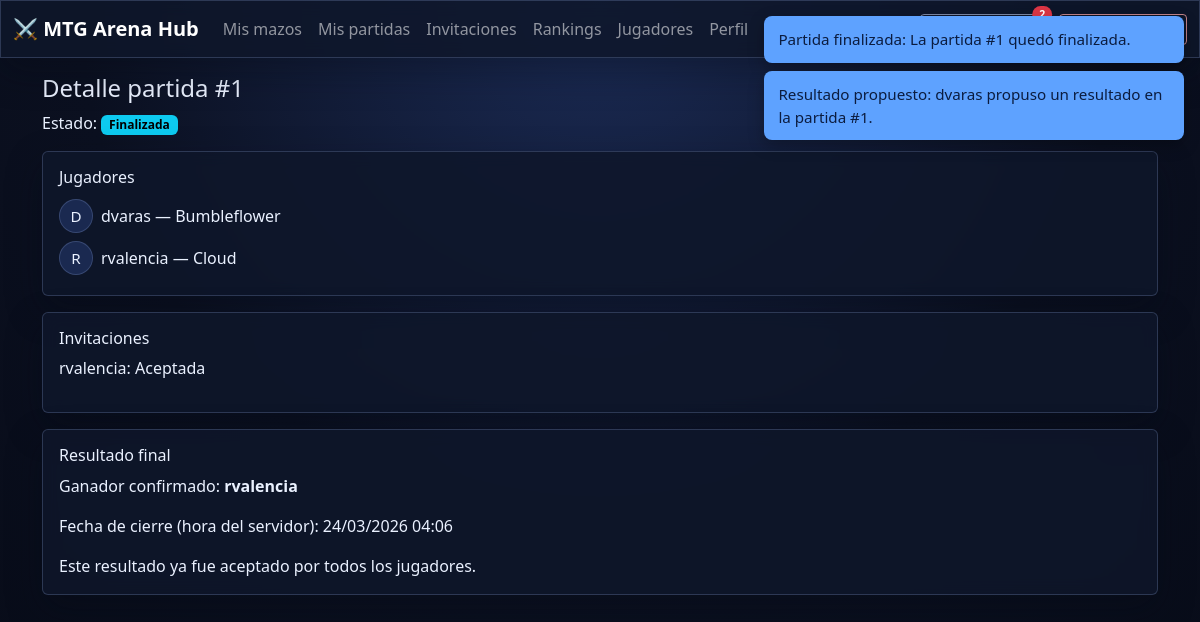
The page /matches/1/ (signed in) on the database its author committed.
### matches/models.py (models this page shows, shortened)
class Match(models.Model):
    class Status(models.TextChoices):
        PENDING = 'pending', 'Pendiente'
        IN_PROGRESS = 'in_progress', 'En curso'
        CLOSED_PENDING = 'closed_pending', 'Cerrada pendiente de confirmación'
        FINALIZED = 'finalized', 'Finalizada'
        CANCELED = 'canceled', 'Cancelada'
        DISPUTED = 'disputed', 'Disputada'
    created_by = models.ForeignKey(User, on_delete=models.CASCADE, related_name='created_matches')
    status = models.CharField(max_length=20, choices=Status.choices, default=Status.PENDING)
    created_at = models.DateTimeField(auto_now_add=True)
    updated_at = models.DateTimeField(auto_now=True)

class MatchPlayer(models.Model):
    match = models.ForeignKey(Match, on_delete=models.CASCADE, related_name='players')
    user = models.ForeignKey(User, on_delete=models.CASCADE, related_name='matchplayer')
    deck = models.ForeignKey(Deck, on_delete=models.PROTECT, related_name='match_players')
    joined_at = models.DateTimeField(auto_now_add=True)
    class Meta:
        unique_together = ('match', 'user')

class MatchInvitation(models.Model):
    class Status(models.TextChoices):
        PENDING = 'pending', 'Pendiente'
        ACCEPTED = 'accepted', 'Aceptada'
        REJECTED = 'rejected', 'Rechazada'
    match = models.ForeignKey(Match, on_delete=models.CASCADE, related_name='invitations')
    invited_user = models.ForeignKey(User, on_delete=models.CASCADE, related_name='match_invitations')
    invited_by = models.ForeignKey(User, on_delete=models.CASCADE, related_name='sent_invitations')
    status = models.CharField(max_length=20, choices=Status.choices, default=Status.PENDING)
    created_at = models.DateTimeField(auto_now_add=True)
    class Meta:
        unique_together = ('match', 'invited_user')

class MatchResultProposal(models.Model):
    match = models.ForeignKey(Match, on_delete=models.CASCADE, related_name='result_proposals')
    proposed_by = models.ForeignKey(User, on_delete=models.CASCADE, related_name='proposed_results')
    winner = models.ForeignKey(User, on_delete=models.CASCADE, related_name='won_result_proposals')
    closed_at = models.DateTimeField(default=timezone.now)
    observations = models.TextField(blank=True)
    is_active = models.BooleanField(default=True)
    created_at = models.DateTimeField(auto_now_add=True)
    class Meta:
        ordering = ['-created_at']

### decks/models.py (models this page shows, shortened)
class Deck(models.Model):
    owner = models.ForeignKey(User, on_delete=models.CASCADE, related_name='decks')
    name = models.CharField(max_length=120)
    cover_image = models.ImageField(upload_to='deck_covers/', blank=True, null=True)
    cover_image_url = models.URLField(blank=True)
    colors = models.ManyToManyField(DeckColor, related_name='decks')
    wins = models.PositiveIntegerField(default=0, validators=[MinValueValidator(0)])
    losses = models.PositiveIntegerField(default=0, validators=[MinValueValidator(0)])
    total_matches = models.PositiveIntegerField(default=0, validators=[MinValueValidator(0)])
    created_at = models.DateTimeField(auto_now_add=True)
    updated_at = models.DateTimeField(auto_now=True)
    class Meta:
        ordering = ['-created_at']
        unique_together = ('owner', 'name')

### matches/views.py (the view)
# urls.py: path('<int:pk>/', match_detail, name='match_detail'),
@login_required
def match_detail(request, pk):
    match = get_object_or_404(Match.objects.prefetch_related('players__user', 'players__deck', 'invitations'), pk=pk)
    is_participant = match.players.filter(user=request.user).exists()
    has_invitation = match.invitations.filter(invited_user=request.user).exists()
    can_view_match = is_participant or has_invitation or match.created_by_id == request.user.id
    if not can_view_match:
        messages.error(request, 'No tienes permiso para ver esta partida.')
        return redirect('match_list')
    all_invitations_accepted = not match.invitations.exclude(status=MatchInvitation.Status.ACCEPTED).exists()
    can_propose_result = is_participant and match.status != Match.Status.FINALIZED and all_invitations_accepted
    active_proposal = match.result_proposals.filter(is_active=True).first()
    latest_proposal = match.result_proposals.first()
    my_acceptance = None
    if active_proposal:
        my_acceptance = active_proposal.acceptances.filter(user=request.user).first()
    return render(
        request,
        'matches/match_detail.html',
        {
            'match': match,
            'active_proposal': active_proposal,
            'latest_proposal': latest_proposal,
            'my_acceptance': my_acceptance,
            'can_propose_result': can_propose_result,
            'all_invitations_accepted': all_invitations_accepted,
        },
    )

### matches/context_processors.py (called while the page is built)
def notifications(request):
    if not request.user.is_authenticated:
        return {'header_notifications': [], 'unread_notifications_count': 0}
    notifications_qs = (
        MatchNotification.objects.filter(recipient=request.user)
        .select_related('match')
        .order_by('-created_at')[:7]
    )
    header_notifications = list(notifications_qs)
    unread_notifications_count = MatchNotification.objects.filter(recipient=request.user, is_read=False).count()
    return {
        'header_notifications': header_notifications,
        'unread_notifications_count': unread_notifications_count,
    }

### matches/templates/matches/match_detail.html (shortened to what this page needs)
{% extends 'base.html' %}
{% block content %}
<h1 class="h4">Detalle partida #{{ match.id }}</h1>
<p>Estado: <span class="badge text-bg-info">{{ match.get_status_display }}</span></p>
<div class="card bg-black border-secondary p-3 mb-3"><h2 class="h6">Jugadores</h2>
<ul class="list-unstyled mb-0">
  {% for mp in match.players.all %}
  <li class="d-flex align-items-center gap-2 py-1">
    {% if mp.user.profile.avatar %}
      <img class="avatar avatar-sm" src="{{ mp.user.profile.avatar.url }}" alt="avatar {{ mp.user.username }}">
    {% else %}
      <div class="avatar-placeholder avatar-sm">{{ mp.user.username|first|upper }}</div>
    {% endif %}
    <span>{{ mp.user.username }} — {{ mp.deck.name }}</span>
  </li>
  {% endfor %}
</ul></div>
<div class="card bg-black border-secondary p-3 mb-3"><h2 class="h6">Invitaciones</h2>{% for i in match.invitations.all %}<p>{{ i.invited_user.username }}: {{ i.get_status_display }}</p>{% empty %}<p class="text-secondary">Sin invitaciones.</p>{% endfor %}</div>
{% if match.status == match.Status.FINALIZED and latest_proposal %}
<div class="card bg-black border-success p-3 mb-3">
  <h2 class="h6">Resultado final</h2>
  <p>Ganador confirmado: <strong>{{ latest_proposal.winner.username }}</strong></p>
  <p>Fecha de cierre (hora del servidor): {{ latest_proposal.closed_at|date:"d/m/Y H:i" }}</p>
  <p class="mb-0">Este resultado ya fue aceptado por todos los jugadores.</p>
</div>
{% elif can_propose_result %}
<a class="btn btn-primary" href="{% url 'propose_result' match.id %}">Proponer resultado</a>
{% elif match.status != match.Status.FINALIZED and not all_invitations_accepted %}
<p class="text-secondary mb-0">El resultado se podrá proponer cuando todas las invitaciones estén aceptadas.</p>
{% endif %}
{% endblock %}

### core/static/css/app.css (style rules this page uses)
:root { --bg: #0b1020; --surface: rgba(14, 23, 43, 0.86); --surface-2: rgba(20, 31, 58, 0.95); --border: rgba(139, 163, 214, 0.25); --text: #eaf1ff; --muted: #a9b8d8; --primary: #5ea2ff; --success: #38d39f; --danger: #ff7e9b; }
body.app-body { min-height: 100vh; color: var(--text); background: radial-gradient(circle at top, #1b2b55 0%, var(--bg) 52%, #070b17 100%); }
.app-body h1, .app-body h2, .app-body h3, .app-body h4, .app-body h5, .app-body h6, .app-body p, .app-body li, .app-body label, .app-body small, .app-body .card-title, .app-body .card-text { color: var(--text); }
.navbar, .card, .list-group-item, .modal-content { backdrop-filter: blur(8px); }
.bg-black, .card { background: var(--surface) !important; border: 1px solid var(--border) !important; box-shadow: 0 14px 35px rgba(7, 11, 23, 0.35); color: var(--text) !important; }
.avatar-placeholder { width:96px; height:96px; border-radius:50%; background:#1a2950; display:flex; align-items:center; justify-content:center; font-size:2rem; border: 2px solid var(--border); }
.avatar-sm { width: 34px; height: 34px; font-size: 0.95rem; border-width: 1px; }

### rows shown on the page
Match: id "1", status "Finalizada"
MatchPlayer: user.username|first "D", user.username "dvaras", deck.name "Bumbleflower"
MatchPlayer: user.username|first "R", user.username "rvalencia", deck.name "Cloud"
MatchInvitation: invited_user.username "rvalencia", status "Aceptada"
MatchResultProposal: winner.username "rvalencia", closed_at "24/03/2026 04:06"

### other values the page prints
{{ unread_notifications_count }} "2"
